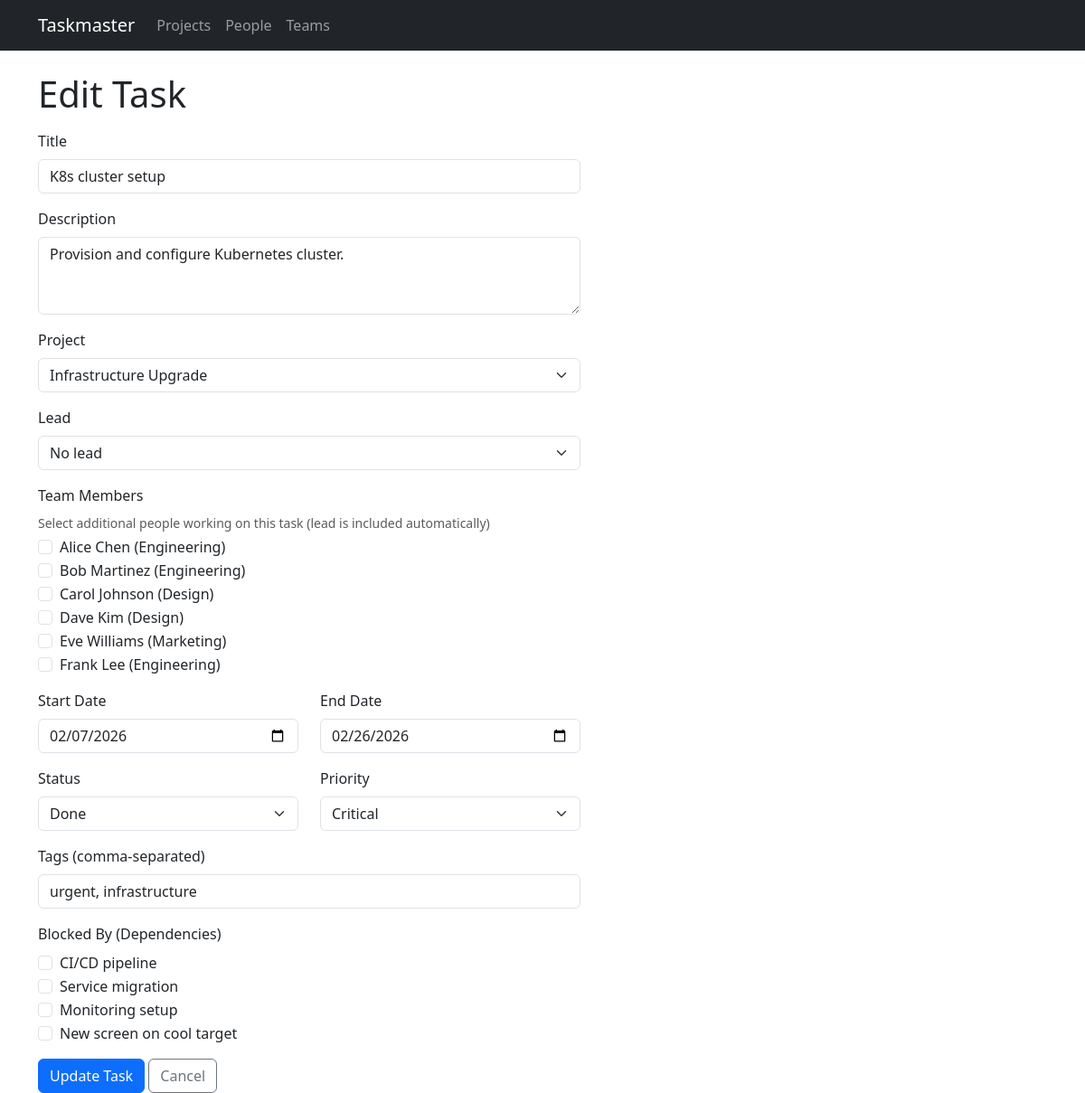
The app's page /tasks/15/edit, older data.
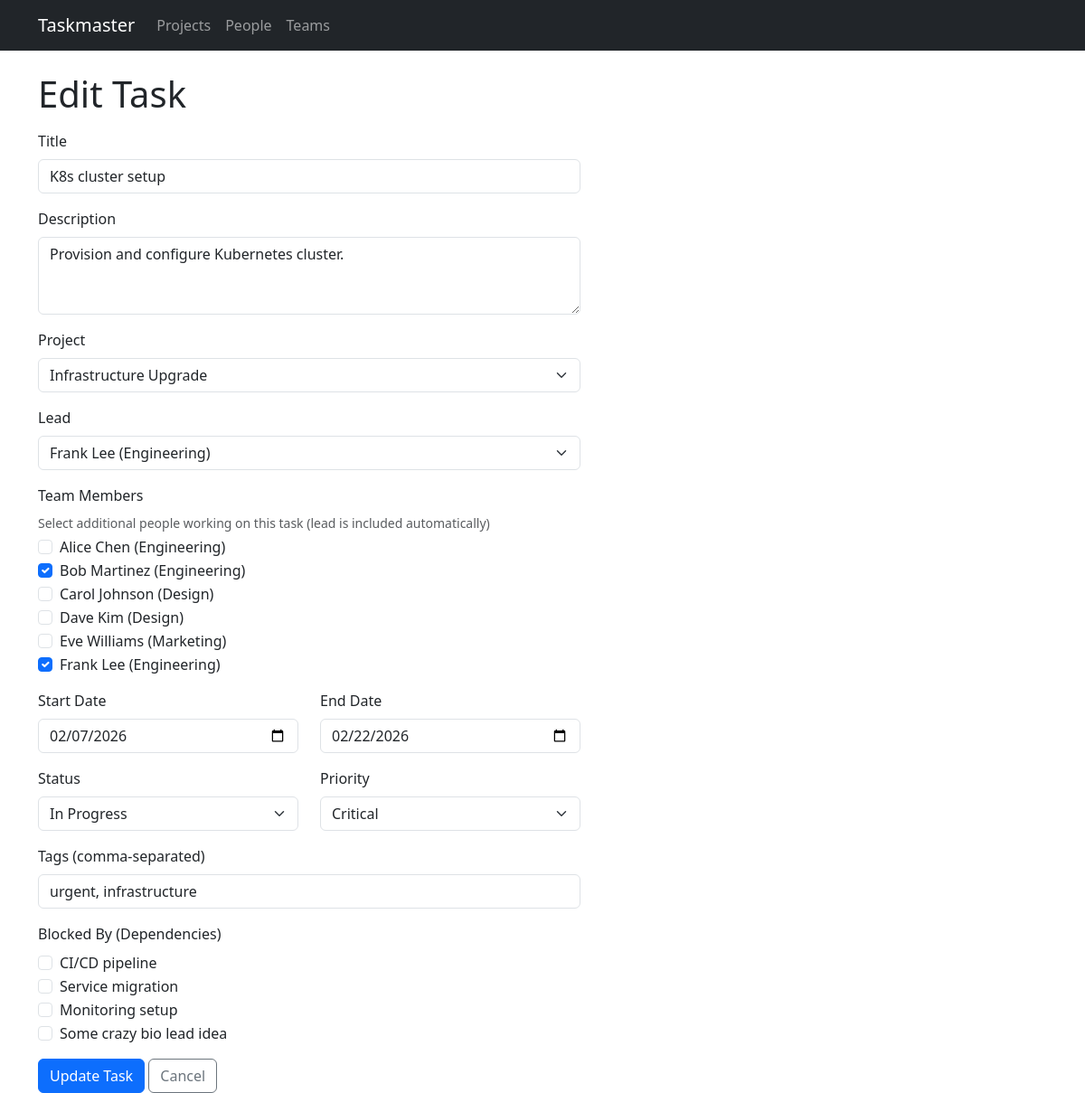
The same page, newer data.
### models.py (models this page shows, shortened)
class Person(db.Model):
    id = db.Column(db.Integer, primary_key=True)
    name = db.Column(db.String(120), nullable=False)
    email = db.Column(db.String(120))
    team_id = db.Column(db.Integer, db.ForeignKey('team.id'))
    assignments = db.relationship('TaskAssignment', backref='person', lazy=True)

class Task(db.Model):
    id = db.Column(db.Integer, primary_key=True)
    title = db.Column(db.String(200), nullable=False)
    description = db.Column(db.Text)
    project_id = db.Column(db.Integer, db.ForeignKey('project.id'), nullable=False)
    start_date = db.Column(db.Date, nullable=False)
    end_date = db.Column(db.Date, nullable=False)
    status = db.Column(db.String(20), default='todo')  # todo, in_progress, done
    priority = db.Column(db.String(20), default='medium')  # low, medium, high, critical
    assignments = db.relationship('TaskAssignment', backref='task', lazy=True,
                                   cascade='all, delete-orphan')
    tags = db.relationship('Tag', secondary=task_tags, backref=db.backref('tasks', lazy=True))
    status_updates = db.relationship('StatusUpdate', backref='task', lazy=True,
                                     order_by='StatusUpdate.created_at.desc()',
                                     cascade='all, delete-orphan')
    dependencies = db.relationship(
        'Task',
        secondary='task_dependency',
        primaryjoin='Task.id == TaskDependency.task_id',
        secondaryjoin='Task.id == TaskDependency.depends_on_id',
        backref=db.backref('dependents', lazy=True),
        lazy=True,
    )
    @property
    def lead(self):
        for a in self.assignments:
            if a.is_lead:
                return a.person
        return None
    @property
    def assignees(self):
        return [a.person for a in self.assignments]

class Team(db.Model):
    id = db.Column(db.Integer, primary_key=True)
    name = db.Column(db.String(120), nullable=False)
    members = db.relationship('Person', backref='team', lazy=True)

### routes/tasks.py (the view, shortened to what this page needs)
@bp.route('/tasks/<int:id>/edit', methods=['GET', 'POST'])
def edit_task(id):
    task = Task.query.get_or_404(id)
    projects = Project.query.order_by(Project.name).all()
    people = Person.query.order_by(Person.name).all()
    available_deps = Task.query.filter(
        Task.project_id == task.project_id, Task.id != task.id
    ).all()
    return render_template('tasks/form.html', task=task, projects=projects,
                           people=people, project_id=task.project_id,
                           available_deps=available_deps)

### templates/tasks/form.html (shortened to what the changed rows need)
{% extends "base.html" %}
{% block content %}
<h1>{{ 'Edit' if task else 'New' }} Task</h1>
<form method="post" class="mt-3" style="max-width: 600px;">
    <div class="mb-3">
        <label for="title" class="form-label">Title</label>
        <input type="text" class="form-control" id="title" name="title"
               value="{{ task.title if task else '' }}" required>
    </div>
    <div class="mb-3">
        <label for="description" class="form-label">Description</label>
        <textarea class="form-control" id="description" name="description" rows="3">{{ task.description if task else '' }}</textarea>
    </div>
    <div class="mb-3">
        <label for="lead_id" class="form-label">Lead</label>
        <select class="form-select" id="lead_id" name="lead_id">
            <option value="">No lead</option>
            {% for person in people %}
            <option value="{{ person.id }}" {{ 'selected' if task and task.lead and task.lead.id == person.id else '' }}>
                {{ person.name }}{% if person.team %} ({{ person.team.name }}){% endif %}
            </option>
            {% endfor %}
        </select>
    </div>
    <div class="mb-3">
        {% for person in people %}
        <div class="form-check">
            <input class="form-check-input member-check" type="checkbox" name="member_ids"
                   value="{{ person.id }}" id="member-{{ person.id }}"
                   {{ 'checked' if task and person in task.assignees else '' }}>
            <label class="form-check-label" for="member-{{ person.id }}">
                {{ person.name }}{% if person.team %} ({{ person.team.name }}){% endif %}
            </label>
        </div>
        {% endfor %}
    </div>
    <div class="row">
        <div class="col-md-6 mb-3">
            <label for="start_date" class="form-label">Start Date</label>
            <input type="date" class="form-control" id="start_date" name="start_date"
                   value="{{ task.start_date if task else '' }}" required>
        </div>
        <div class="col-md-6 mb-3">
            <label for="end_date" class="form-label">End Date</label>
            <input type="date" class="form-control" id="end_date" name="end_date"
                   value="{{ task.end_date if task else '' }}" required>
        </div>
    </div>
    <div class="row">
        <div class="col-md-6 mb-3">
            <label for="status" class="form-label">Status</label>
            <select class="form-select" id="status" name="status">
                {% for s in ['todo', 'in_progress', 'done'] %}
                <option value="{{ s }}" {{ 'selected' if task and task.status == s else '' }}>
                    {{ s | replace('_', ' ') | title }}
                </option>
                {% endfor %}
            </select>
        </div>
    </div>
    {% if available_deps %}
    <div class="mb-3">
        {% for dep_task in available_deps %}
        <div class="form-check">
            <input class="form-check-input" type="checkbox" name="dependencies"
                   value="{{ dep_task.id }}" id="dep-{{ dep_task.id }}"
                   {{ 'checked' if task and dep_task in task.dependencies else '' }}>
            <label class="form-check-label" for="dep-{{ dep_task.id }}">
                {{ dep_task.title }}
            </label>
        </div>
        {% endfor %}
    </div>
    {% endif %}
</form>
{% endblock %}

Row changes from the older to the newer data that the page shows:
changed Task "K8s cluster setup": end_date "02/26/2026" → "02/22/2026"
computed for Person "Bob Martinez": member_ids "☐" → "☑"
computed for Person "Frank Lee": member_ids "☐" → "☑"
changed Task: title "New screen on cool target" → "Some crazy bio lead idea"
Text that changed along with them:
form field lead_id: "No lead" → "Frank Lee (Engineering)"
form field status: "Done" → "In Progress"
